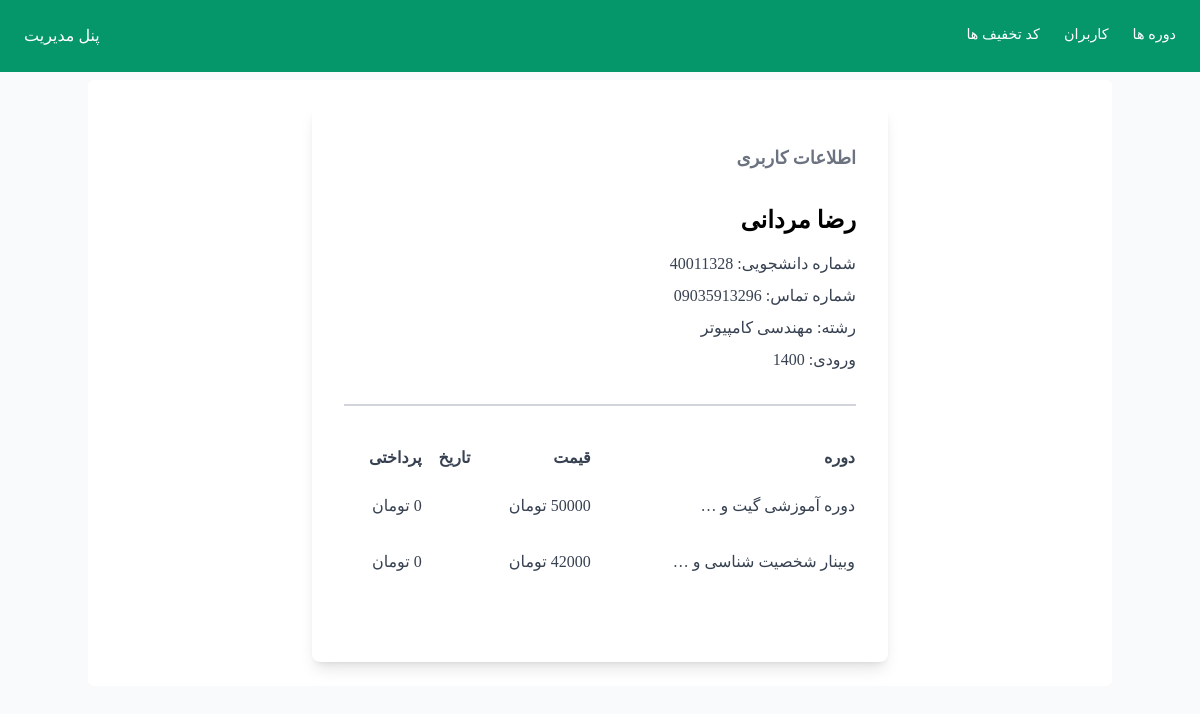
The page /manage/user/1 (signed in) on the database its author committed.
### accounts_module/models.py (models this page shows, shortened)
class User(AbstractUser):
    student_code = models.CharField(max_length=255, unique=True, null=True, verbose_name="شماره دانشجویی")
    phone_number = models.CharField(max_length=11, unique=True, null=True, verbose_name="شماره تلفن")
    entering_year = models.CharField(max_length=4, null=True, verbose_name="سال ورود")
    field_of_study = models.ForeignKey(Field, on_delete=models.CASCADE, null=True, verbose_name="رشته تحصیلی")
    class Meta:
        verbose_name = "کاربر"
        verbose_name_plural = "کاربران"

class Field(models.Model):
    title = models.CharField(max_length=255, null=True, verbose_name="رشته تحصیلی")
    slug = models.CharField(max_length=255, null=True, verbose_name="لینک")
    is_active = models.BooleanField(default=False, null=True, verbose_name="فعال/غیرفعال")
    def __str__(self):
        return self.title
    class Meta:
        verbose_name = "رشته"
        verbose_name_plural = "رشته ها"

### events_module/models.py (models this page shows, shortened)
class Participant(models.Model):
    user = models.ForeignKey(User, on_delete=models.CASCADE, verbose_name="شرکت کننده")
    event = models.ForeignKey(Event, on_delete=models.CASCADE, verbose_name="سمینار")
    date = jmodels.jDateTimeField(auto_now_add=True, verbose_name="تاریخ ثبت نام")
    status = models.BooleanField(default=False, verbose_name="وضعیت")
    total = models.IntegerField(default=0, verbose_name="هزینه کل")
    class Meta:
        verbose_name = "شرکت کننده"
        verbose_name_plural = "شرکت کنندگان"

class Event(models.Model):
    title = models.CharField(max_length=255, null=True, verbose_name="عنوان رویداد")
    description = models.TextField(null=True, verbose_name="توضیحات رویداد")
    start_date = models.CharField(max_length=255, verbose_name="تاریخ شروع")
    place = models.CharField(max_length=255, null=True, blank=True, verbose_name="محل برگزاری")
    days_of_week = models.TextField(null=True, blank=True, verbose_name="روزهای برگزاری")
    teacher = models.CharField(max_length=250, null=True, verbose_name="نام مدرس")
    price = models.IntegerField(null=True, verbose_name="هزینه رویداد")
    capacity = models.IntegerField(default=0, null=True, verbose_name="ظرفیت دوره")
    image = models.ImageField(upload_to='events', verbose_name="تصویر")
    slug = models.CharField(max_length=255, null=True, verbose_name="لینک")
    status = models.BooleanField(default=False, verbose_name="فعال/غیرفعال")
    class Meta:
        verbose_name = "رویداد"
        verbose_name_plural = "رویدادها"

### manage_module/views.py (the view)
# urls.py: path('user/<pk>', views.UserDetail.as_view(), name='user'),
class UserDetail(View):
    def get(self, request, pk):
        if request.user.is_authenticated:
            if request.user.is_superuser:
                user = User.objects.get(id=pk)
                events = Participant.objects.filter(user_id=pk)
                return render(request, 'module/user.html', {'user': user, 'events': events})
        return HttpResponse("ظاهرا گم شدید")

### manage_module/templates/module/user.html (shortened to what this page needs)
{% extends 'partial/admin.html' %}
{% load jformat %}
{% block content %}
    <section class="bg-white my-2 rounded-md mx-auto container p-6">
        <div class="bg-white rounded-lg shadow-lg px-8 py-10 max-w-xl mx-auto">
            <div class="flex items-center justify-between mb-8">
                <div class="flex items-center">
                    <div class="text-gray-500 font-semibold text-lg">اطلاعات کاربری</div>
                </div>
            </div>
            <div class="border-b-2 border-gray-300 pb-8 mb-8">
                <h2 class="text-2xl font-bold mb-4">{{ user.first_name }} {{ user.last_name }}</h2>
                <div class="text-gray-700 mb-2">شماره دانشجویی: {{ user.student_code }}</div>
                <div class="text-gray-700 mb-2">شماره تماس: {{ user.phone_number }}</div>
                <div class="text-gray-700 mb-2">رشته: {{ user.field_of_study }}</div>
                <div class="text-gray-700">ورودی: {{ user.entering_year }}</div>
            </div>
            <table class="w-full text-right mb-8">
                <thead>
                <tr>
                    <th class="text-gray-700 font-bold uppercase py-2">دوره</th>
                    <th class="text-gray-700 font-bold uppercase py-2">قیمت</th>
                    <th class="text-gray-700 font-bold uppercase py-2">تاریخ</th>
                    <th class="text-gray-700 font-bold uppercase py-2">پرداختی</th>
                </tr>
                </thead>
                <tbody>
                {% for item in events %}
                    <tr>
                        <td class="py-4 text-gray-700">{{ item.event.title | truncatewords:4 }}</td>
                        <td class="py-4 text-gray-700">{{ item.event.price }} تومان</td>
                        <td class="py-4 text-gray-700">{{ item.date | jformat:"%Y/%m/%d - %H:%M" }}</td>
                        <td class="py-4 text-gray-700">{{ item.total }} تومان</td>
                    </tr>
                {% endfor %}
                </tbody>
            </table>
        </div>
    </section>
{% endblock %}

### rows shown on the page
User: first_name "رضا", last_name "مردانی", student_code "40011328", phone_number "09035913296", field_of_study "مهندسی کامپیوتر", entering_year "1400"
Participant: event "دوره آموزشی گیت و …", event.price "50000", total "0"
Participant: event "وبینار شخصیت شناسی و …", event.price "42000", total "0"
